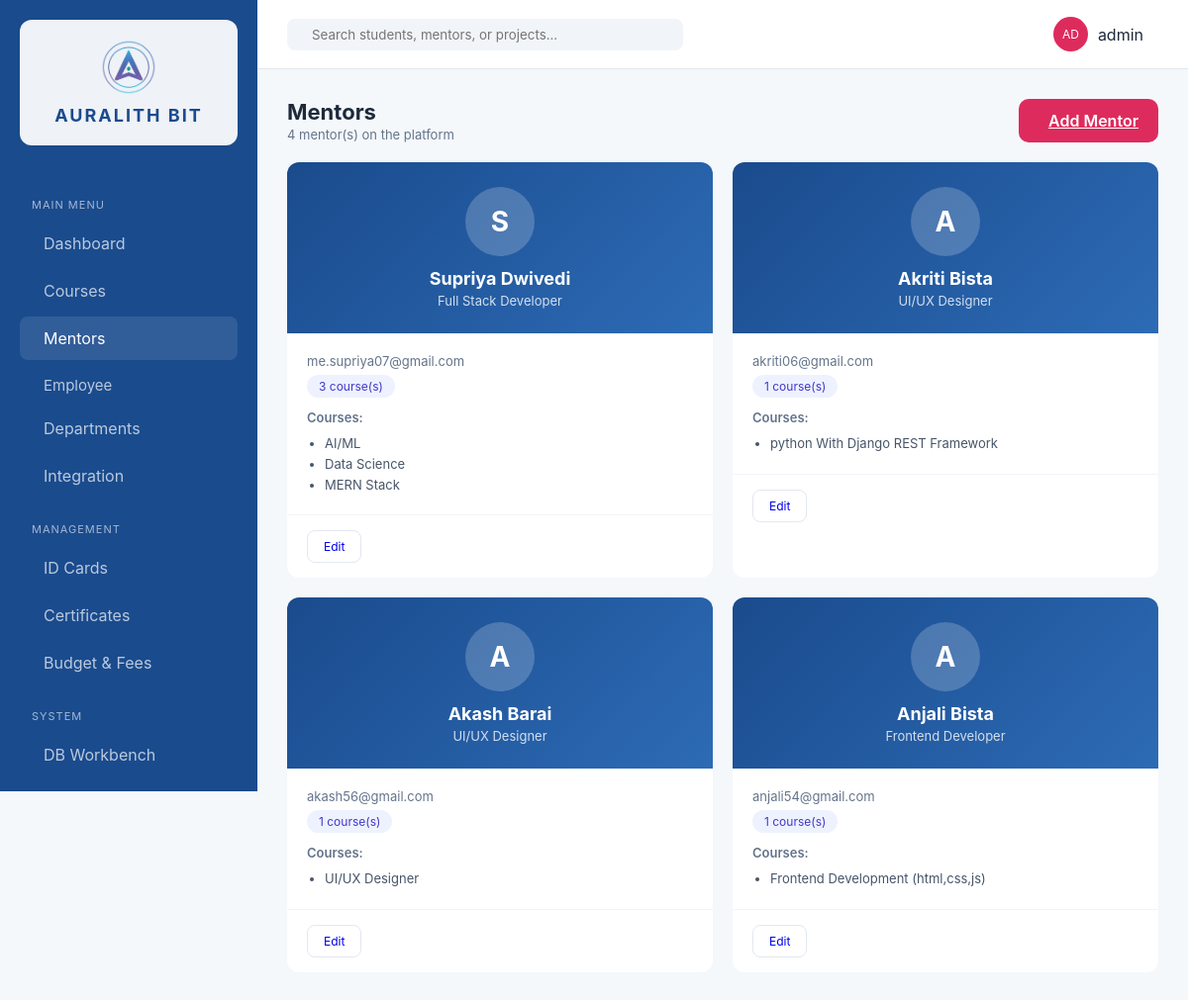
The page /mentors/ (signed in) on the database as committed earlier.
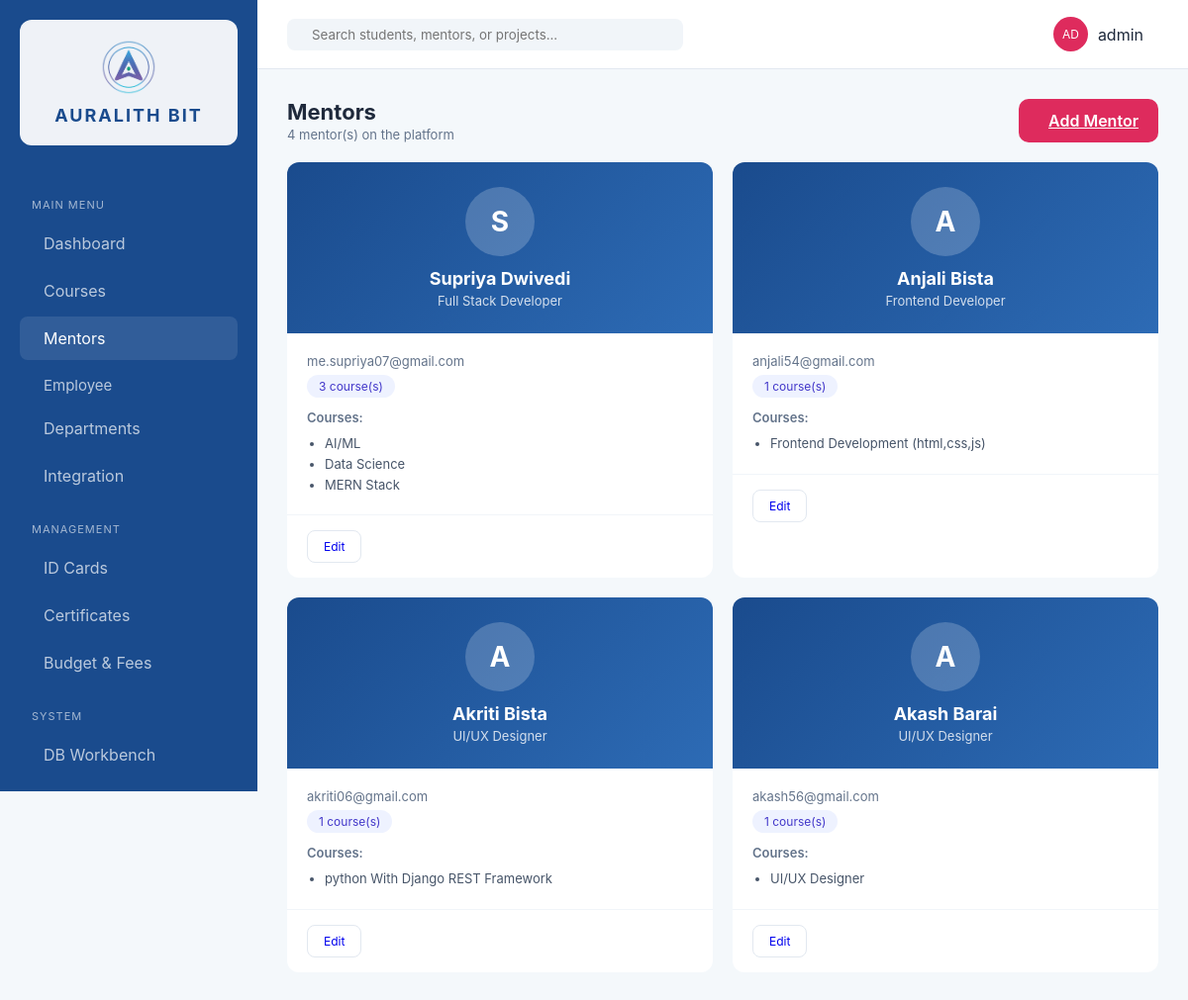
The same page on the database as committed later.
### erp_app/models.py (models this page shows, shortened)
class Mentor(models.Model):
    name = models.CharField(max_length=200)
    email = models.EmailField(unique=True)
    specialization = models.CharField(max_length=200)
    bio = models.TextField(blank=True)
    department = models.ForeignKey('Department', on_delete=models.SET_NULL, null=True, blank=True)
    joined_date = models.DateField(null=True, blank=True)
    class Meta:
        ordering = ['name']

class Course(models.Model):
    STATUS_CHOICES = [
        ('live', 'Live'),
        ('upcoming', 'Upcoming'),
        ('enrollment', 'Enrollment'),
        ('completed', 'Completed'),
    ]
    CATEGORY_CHOICES = [
        ('development', 'Development'),
        ('design', 'UI/UX'),
        ('qa', 'Digital Marketing'),
        ('marketing', 'Graphic Designing'),
    ]
    name = models.CharField(max_length=200)
    mentor = models.ForeignKey(Mentor, on_delete=models.SET_NULL, null=True, blank=True)
    category = models.CharField(max_length=50, choices=CATEGORY_CHOICES, default='development')
    duration_weeks = models.PositiveIntegerField(default=8)
    status = models.CharField(max_length=20, choices=STATUS_CHOICES, default='enrollment')
    description = models.TextField(blank=True)
    syllabus = models.FileField(upload_to='syllabi/', null=True, blank=True)
    students_count = models.PositiveIntegerField(default=0)
    completion_percent = models.PositiveIntegerField(default=0)
    created_at = models.DateTimeField(auto_now_add=True)
    class Meta:
        ordering = ['-created_at']

### erp_app/views.py (the view)
# urls.py: path('mentors/', views.mentors, name='mentors'),
@login_required
def mentors(request):
    mentor_list = Mentor.objects.annotate(course_count=Count('course')).prefetch_related('course_set').all()
    context = {
        'mentors': mentor_list,
        'is_admin': has_role(request.user, SUPER_ADMIN, TEACHING_STAFF),
    }
    return render(request, 'erp_app/mentors.html', context)

### erp_app/roles.py (called while the page is built)
def get_user_roles(user):
    if not user.is_authenticated:
        return []
    roles = set()
    if user.is_superuser:
        roles.add(SUPER_ADMIN)
    for group in user.groups.all():
        roles.add(group.name)
    if hasattr(user, 'student_profile') and user.student_profile:
        roles.add(STUDENT)
    return list(roles)

def has_role(user, *roles):
    user_roles = get_user_roles(user)
    return any(r in user_roles for r in roles)

### erp_app/templates/erp_app/mentors.html (shortened to what this page needs)
{% extends 'erp_app/base.html' %}
{% block content %}
<header class="top-nav" style="position:static;padding:0 0 20px 0;border-bottom:none;height:auto;background:transparent;">
    <div class="header-info">
        <h1>Mentors</h1>
        <p>{{ mentors|length }} mentor(s) on the platform</p>
    </div>
    {% if is_admin %}
    <a href="{% url 'admin:erp_app_mentor_add' %}" class="btn-primary"> Add Mentor</a>
    {% endif %}
</header>
<div style="display:grid;grid-template-columns:repeat(auto-fill,minmax(340px,1fr));gap:20px;">
    {% for mentor in mentors %}
    <div class="data-card" style="padding:0;overflow:hidden;">
        <div style="background:linear-gradient(135deg,var(--auralith-blue),#2d6bb5);color:white;padding:25px;text-align:center;">
            <div style="width:70px;height:70px;border-radius:50%;background:rgba(255,255,255,0.2);margin:0 auto 12px;display:flex;align-items:center;justify-content:center;font-size:28px;font-weight:700;">
                {% with name=mentor.name %}{{ name|make_list|first }}{% endwith %}
            </div>
            <h3 style="margin:0;color:white;font-size:18px;">{{ mentor.name }}</h3>
            <p style="opacity:0.8;font-size:13px;margin:4px 0 0;">{{ mentor.specialization }}</p>
        </div>
        <div style="padding:20px;">
            <p style="font-size:13px;color:#64748B;margin-bottom:6px;"> {{ mentor.email }}</p>
            <div style="display:flex;gap:10px;align-items:center;flex-wrap:wrap;">
                <span style="background:#EEF2FF;color:#4338CA;padding:4px 12px;border-radius:20px;font-size:12px;"> {{ mentor.course_count }} course(s)</span>
            </div>
            {% if mentor.course_set.exists %}
            <div style="margin-top:12px;">
                <p style="font-size:13px;color:#64748B;margin-bottom:8px;font-weight:600;">Courses:</p>
                <ul style="margin:0;padding-left:18px;color:#475569;font-size:13px;line-height:1.6;">
                    {% for course in mentor.course_set.all %}
                    <li>{{ course.name }}</li>
                    {% endfor %}
                </ul>
            </div>
            {% endif %}
        </div>
        <div style="padding:15px 20px;border-top:1px solid #F1F5F9;display:flex;gap:8px;">
            {% if is_admin %}
            <a href="{% url 'admin:erp_app_mentor_change' mentor.id %}" class="btn-outline" style="text-decoration:none;font-size:12px;padding:8px 16px;display:inline-block;">Edit</a>
            {% endif %}
        </div>
    </div>
    {% empty %}
    <p style="color:#94a3b8;">No mentors found. <a href="{% url 'admin:erp_app_mentor_add' %}">Add one</a>.</p>
    {% endfor %}
</div>
{% endblock %}

Rows that differ between the two databases and show on the page:
changed Mentor "Anjali Bista": moves up the list
